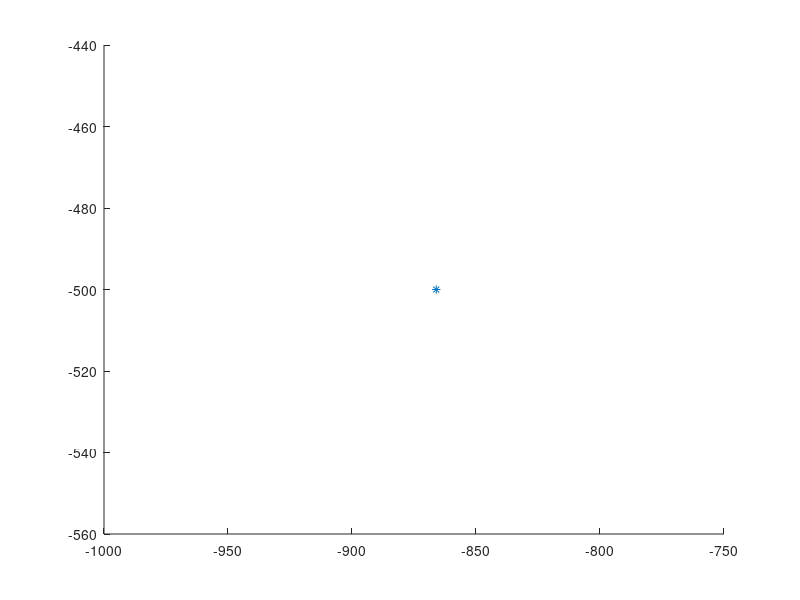

Recreate this plot in MATLAB. (Note: this script raises an error after producing the figure.)
% hw2_bonus.m

T = 27;
bw = 10000000; % 10e6
p_bs_dbm = 33;
p_ms_dbm = 23;
gt_db = 14;
gr_db = 14;
h_bs = 51.5;
h_md = 1.5;
% scale = 2000;

p_bs_db = p_bs_dbm - 30;
p_ms_db = p_ms_dbm - 30;
dist = 500;
side = 500/sqrt(3);
ms_num = 50;
bs_num = 19;

% BONUS, B-1
bs_x = side * [-3,-3,-3,-1.5,-1.5,-1.5,-1.5,0,0,0,0,0,1.5,1.5,1.5,1.5,3,3,3];
bs_y = dist * [-1,0,1,-1.5,-0.5,0.5,1.5,-2,-1,0,1,2,-1.5,-0.5,0.5,1.5,-1,0,1];
c_x = zeros(bs_num,ms_num);
c_y = zeros(bs_num,ms_num);

hold on;
for i = 1:bs_num
    plot(bs_x(i), bs_y(i), '*');
    [c_x(i,:), c_y(i,:)] = hexagon(bs_x(i), bs_y(i), ms_num);
end
plot(c_x, c_y, '.');
title('fig. 3-1');
xlabel('Distance(m)'), ylabel('Distance(m)');
hold off;

% BONUS, B-2
d_x = zeros(bs_num, ms_num);
d_y = zeros(bs_num, ms_num);

for i = 1:bs_num
    d_x(i,:) = c_x(i,:) - bs_x(i);
    d_y(i,:) = c_y(i,:) - bs_y(i);
end

d_t = sqrt(d_x.^2 + d_y.^2);
gc = twoRayGnd(h_bs, h_md, d_t);
gc_db = todB(gc);
pr_bs_db = p_ms_db + gt_db + gr_db + gc_db;
pr_bs = fromdB(pr_bs_db);

figure;
scatter(d_t(:), pr_bs_db(:));
title('fig. 3-2');
xlabel('Distance(m)');
ylabel('Received Power(dB)');

% BONUS, B-3
noise = thermNoise(T + 273.15, bw);
inter = zeros(bs_num,ms_num); %interference

figure;
hold on;
for i = 1:bs_num
    d_x = c_x - bs_x(i);
    d_y = c_y - bs_y(i);
    d_t = sqrt(d_x.^2 + d_y.^2);

    gc = twoRayGnd(h_bs, h_md, d_t);
    gc_db = todB(gc);
    power_dB = p_ms_db + gt_db + gr_db + gc_db;
    power = fromdB(power_dB);

    tmp = sum(power);
    total = sum(tmp);

    d = d_t(i,:);
    obs = pr_bs(i,:);
    inter(i,:) = total - obs;
    sinr = sinrDB(obs,inter(i,:),noise);
    scatter(d,sinr);
end

title('fig. 3-3');
xlabel('Distance(m)'), ylabel( 'SINR(dB)');
legend('BS1', 'BS2', 'BS3', 'BS4', 'BS5', 'BS6', 'BS7', 'BS8', 'BS9', 'BS10', 'BS11', 'BS12', 'BS13', 'BS14', 'BS15', 'BS16', 'BS17', 'BS18', 'BS19');
hold off;
